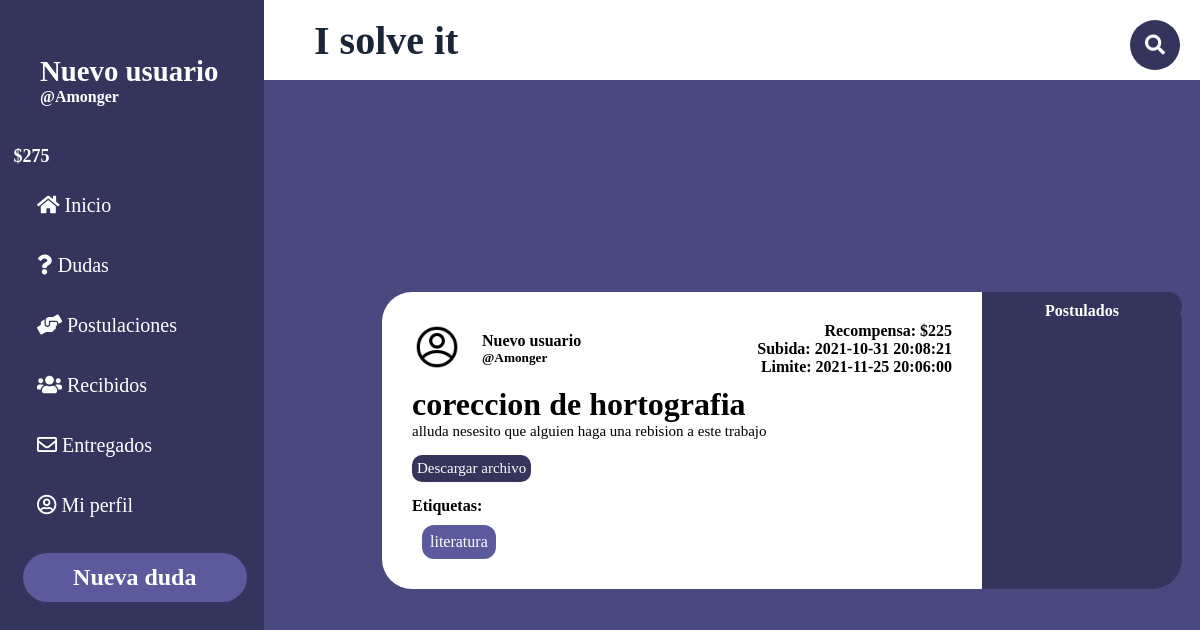
/PaginasBalsamiq/dentro-publicacion.php?id=16 (signed in), run on an earlier commit of the app's database.
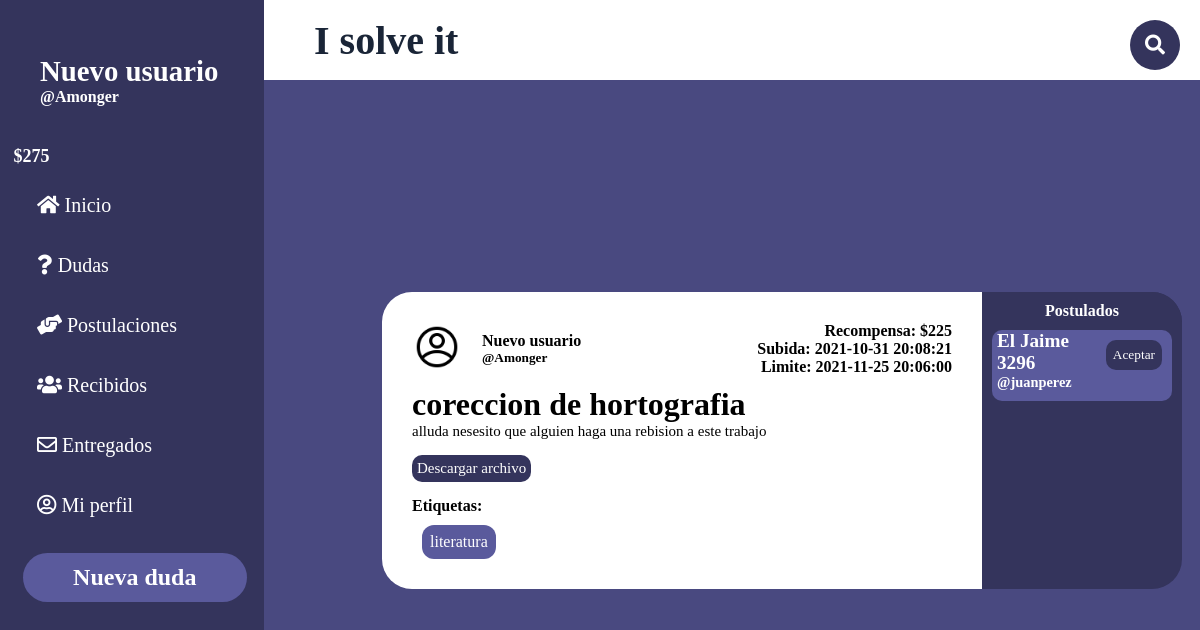
And on a later commit of the database.
### tables this page shows
CREATE TABLE `tag` (
  `id` int(11) NOT NULL,
  `tag` varchar(30) NOT NULL
);

CREATE TABLE `concurso` (
  `id_concurso` int(11) NOT NULL,
  `id_consulta` int(11) NOT NULL,
  `id_us` int(11) NOT NULL
);

CREATE TABLE `usuario` (
  `id_us` int(11) NOT NULL,
  `username` varchar(20) NOT NULL,
  `nombre` varchar(20) NOT NULL DEFAULT 'Nuevo usuario',
  `pass` varchar(200) NOT NULL,
  `mail` varchar(100) NOT NULL,
  `estrellas` int(2) DEFAULT NULL,
  `empleo` tinyint(1) NOT NULL,
  `descripcion` varchar(256) DEFAULT '"Hola. Soy un nuevo usuario de I Solve It. Espero que podamos ayudarnos mutuamente!',
  `tag` varchar(100) NOT NULL DEFAULT 'matematica,historia,literatura',
  `tokens` double NOT NULL DEFAULT 500,
  `imagen` int(11) NOT NULL DEFAULT 0
);

### PaginasBalsamiq/dentro-publicacion.php (the view, shortened to what the changed rows need)
<!DOCTYPE html>
<html lang="es">
    <head>
        <link rel="stylesheet" href="NO_TOCAR.css">
        <link rel="stylesheet" href="style2.css">
        <link rel="stylesheet" href="dentro-publicacion.css">
        <link rel="stylesheet" href="https://use.fontawesome.com/releases/v5.6.3/css/all.css">
        </head>
<body class="grid_container">
    <?php
        include('../ImplementarPHP/config.php');
    ?>
    <header class="header">
    <h1 class="ISolveIt">I solve it</h1>
    </header>
    <aside class="sidebar">
        <a href="nuevaPublicacion.php"><h2 class="h2">Nueva duda</h2></a>
    </aside>
    <div class="main">
        <?php
            $i = 0;
            $conCon = $conn->prepare("SELECT * FROM consulta WHERE id_consulta = '".$_GET['id']."'");
            $conCon ->execute();
            if($resCon = $conCon->fetch(PDO::FETCH_ASSOC)){
            $conus = $conn->prepare("SELECT * FROM usuario WHERE id_us = '".$resCon['id_us']."'");
            $conus ->execute();
            $resus = $conus->fetch(PDO::FETCH_ASSOC);
            echo'
                <div class="generalCont">
                    <div class="publicacion">
                        <div class="data">
                            <div class="envolvedor">
                                <div class="envolvedor">
                                    <img class="foto" src="recursos/fotoPerfil/0.png" alt="">
                                    <div class="posteo_datosusuario">
                                        <h4>'.$resus['nombre'].'</h4>
                                        <h5>@'.$resus['username'].'</h5>
                                    </div>
                                </div>
                                <div class="posteo_recompensa_fecha">
                                    <h4>Recompensa: $'.$resCon['recompensa'].'</h4>
                                    <h4>Subida: '.$resCon['fecha_subida'].'</h4>
                                    <h4>Limite: '.$resCon['fecha_limite'].'</h4>
                                </div>
                            </div>
                        </div>
                        <div class="cuerpo">
                            <h2 class="tituPub">'.$resCon['titulo'].'</h2>
                            <p class="desc">'.$resCon['descripcion'].'
                            <div class="archivo_consulta">
                                <a href="'.$resCon['archivo'].'" download>Descargar archivo</a>
                            </div>
                        </div>
                        <div class="envolvedor">
                            <div class="tags">
                                <h4>Etiquetas: </h4>
                                <ul class="tags_list">
            ';
            $conTagCons = $conn->prepare("SELECT tag_cons FROM tag_cons WHERE id_cons = '".$resCon['id_consulta']."'");
            $conTagCons ->execute();
            while($resultadoTagCons = $conTagCons->fetch(PDO::FETCH_ASSOC)){
                $conTag = $conn->prepare("SELECT tag FROM tag WHERE id = '".$resultadoTagCons['tag_cons']."'");
                $conTag ->execute();
                while($resTag = $conTag->fetch(PDO::FETCH_ASSOC)){
                                echo'<li class="tag">'.$resTag['tag'].'</li>';
                }
            }
            echo'
                                </ul>
                            </div>
            ';
$conEnt = $conn->prepare("SELECT * FROM entregado WHERE id_cons = '".$_GET['id']."'");
$conEnt ->execute();
if($resEnt = $conEnt->fetch(PDO::FETCH_ASSOC)){
    echo'
                        </div>
                            <div class="resolucion">
                                <h3 class="resolucionText">Resolucion</h3>
                                <p class="explicacion">
                                    '.$resEnt['descripcion'].'
                                </p>
                                <div class="archivo">
                                    <a href="'.$resEnt['archivo'].'" download>Descargar solucion</a>
                                </div>
                            </div>
                        </div>
                        <div class="postulantesDiv">
                            <div class="postulantesCuerpo">
                                <h4 class="postulados_dudas">Resolvió</h4>
                                <ul class="postuladosLista">
    ';
    $conEntUs = $conn->prepare("SELECT * FROM usuario WHERE id_us = '".$resEnt['id_us']."'");
    $conEntUs ->execute();
    while($resEntUs = $conEntUs->fetch(PDO::FETCH_ASSOC)){
        echo'
                                    <li class="postulanteLi">
                                        <div class="envolvedor">
                                            <div class="userdata">
                                                <h5 class="nombre_postulado">'.$resEntUs['nombre'].'</h5>
                                                <h6 class="usuario_postulado">@'.$resEntUs['username'].'</h6>
                                            </div>
                                        </div>
                                    </li>
        ';
    }
    echo'
                                </ul>
                            </div>
                        </div>
                    </div>
                </div>
    ';
}else{
    $conAsig = $conn->prepare("SELECT * FROM asignado WHERE id_consulta = '".$_GET['id']."'");
    $conAsig ->execute();
    if($resAsig = $conAsig->fetch(PDO::FETCH_ASSOC)){
        $conEntUs = $conn->prepare("SELECT * FROM usuario WHERE id_us = '".$resAsig['id_us']."'");
        $conEntUs ->execute();
        $resEntUs = $conEntUs->fetch(PDO::FETCH_ASSOC);
        echo'
            </div>
            </div>
            <div class="postulantesDiv">
                <div class="postulantesCuerpo">
                    <h4 class="postulados_dudas">Postulado</h4>
                    <ul class="postuladosLista">
                        <li class="postulanteLi">
                            <div class="envolvedor">
                                <div class="userdata">
                                    <h5 class="nombre_postulado">'.$resEntUs['nombre'].'</h5>
                                    <h6 class="usuario_postulado">@'.$resEntUs['username'].'</h6>
                                </div>
                            </div>
                        </li>
                    </ul>
                </div>
            </div>
        ';
    }else{
    echo'
        </div>
        </div>
        <div class="postulantesDiv">
            <div class="postulantesCuerpo">
                <h4 class="postulados_dudas">Postulados</h4>
                <ul class="postuladosLista">
    ';
    $conConc = $conn->prepare("SELECT * FROM concurso WHERE id_consulta = '".$_GET['id']."'");
    $conConc ->execute();
    while($resConc = $conConc->fetch(PDO::FETCH_ASSOC)){
        $conEntUs = $conn->prepare("SELECT * FROM usuario WHERE id_us = '".$resConc['id_us']."'");
        $conEntUs ->execute();
        $resEntUs = $conEntUs->fetch(PDO::FETCH_ASSOC);
        echo'
                    <li class="postulanteLi">
                        <form class="envolvedor" action="../ImplementarPHP/aceptarPostulante.php" method="POST" id="aceptar'.$i.'">
                            <div class="userdata">
                                <h5 class="nombre_postulado">'.$resEntUs['nombre'].'</h5>
                                <h6 class="usuario_postulado">@'.$resEntUs['username'].'</h6>
                            </div>
                            <input type="hidden" name="id_cons" value="'.$_GET['id'].'">
                            <input type="hidden" name="id_us" value="'.$resEntUs['id_us'].'">
                            <input value="Aceptar" type="submit" class="postularBtn aceptar" name="aceptar" form="aceptar'.$i.'">
                        </form>
                    </li>
        ';
        $i++;
    }
    echo'
                </ul>
            </div>
        </div>
    ';
    }
}
}else{
    header("Location:../PaginasBalsamiq/inicio.php");
}
        ?>
    </div>
</body>
</html>

What changed in the data, as far as the page shows it:
added concurso: id_us.nombre "El Jaime 3296", id_us.username "juanperez"
